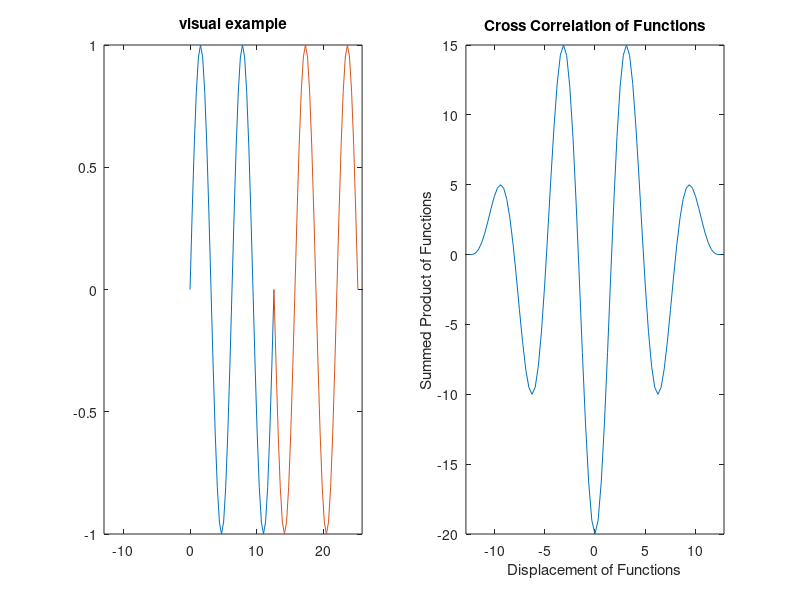

Write the MATLAB code that produced this figure. (Note: this script raises an error after producing the figure.)
% x-corr example
x = 0:pi/10: 4*pi;
y = sin(x);
% ind = x<0;
% y(ind) = 0;
y1 = sin(x + pi);
% ind = x >0;
% y1(ind) = 0;
plot(x,y,x,y1)
legend('F1',' F2');
[A] = xcorr(y,y1);
for i = 0:2*numel(x)
%     try
%         x1 = x - x(numel(x) - i);
%     catch
        x1 = x + ( i - numel(x)) * pi/10;
%     end
    subplot(1,2,1);
    plot(x,y,x1,y1)
    xlim([-numel(x)*pi/10, 2*numel(x)*pi/10])
    title('visual example')
    subplot(1,2,2)
    plot([-numel(x)*pi/10:pi/10:(i-numel(x))*pi/10]+pi/10,A(1:i+1))
    xlim([-numel(x)*pi/10, numel(x)*pi/10])
    ylim([-20, 15])
    xlabel('Displacement of Functions')
    ylabel('Summed Product of Functions')
    title('Cross Correlation of Functions')
    drawnow
    M(i+1) = getframe(gcf);
end
    